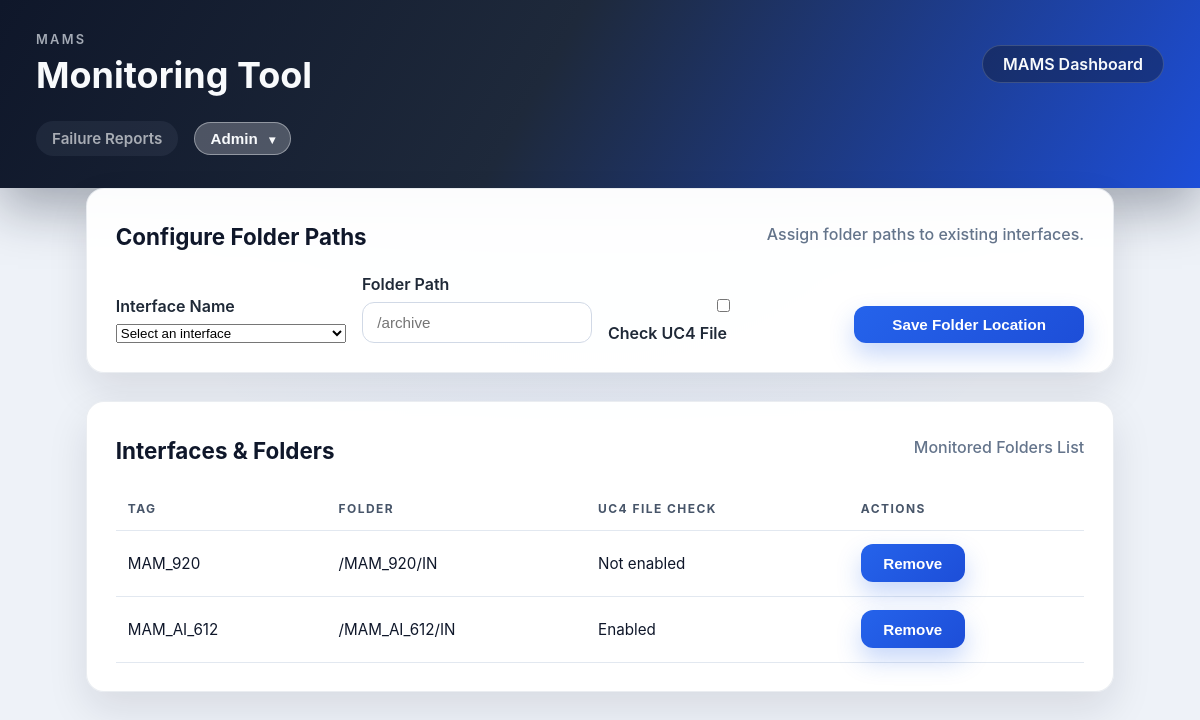
The app's page /folders with its own data.
### tables this page shows
CREATE TABLE "processes" (
	"id"	INTEGER,
	"tag_name"	TEXT NOT NULL UNIQUE,
	"folder_path"	TEXT NOT NULL,
	"created_at"	TEXT NOT NULL DEFAULT (datetime('now')),
	"check_uc4_file"	INTEGER NOT NULL,
	PRIMARY KEY("id" AUTOINCREMENT)
);

### monitoring_tool/app.py (the view, shortened to what this page needs)
    @app.route("/folders", methods=["GET", "POST"])
    def folders():
        tags = process_service.list_tags()
        folders = process_service.list_folder_configs()
        return render_template("folders.html", tags=tags, folders=folders)

### monitoring_tool/db.py (called while the page is built)
def get_connection() -> sqlite3.Connection:
    connection = sqlite3.connect(DB_PATH)
    connection.row_factory = sqlite3.Row
    return connection

def query_all(query: str, params: Iterable | None = None) -> list[sqlite3.Row]:
    with get_connection() as connection:
        cursor = connection.execute(query, params or [])
        return cursor.fetchall()

### monitoring_tool/services/process_service.py (called while the page is built)
def list_tags() -> list[str]:
    rows = db.query_all("SELECT tag_name FROM processes ORDER BY tag_name")
    return [row["tag_name"] for row in rows]

def list_folder_configs() -> list[dict]:
    rows = db.query_all(
        "SELECT tag_name, folder_path, check_uc4_file FROM processes WHERE folder_path != '' ORDER BY tag_name"
    )
    return [dict(row) for row in rows]

### monitoring_tool/templates/folders.html (shortened to what this page needs)
{% extends "base.html" %}
{% block content %}
<section class="panel">
  <div class="panel-header">
    <div>
      <h2>Configure Folder Paths</h2>
    </div>
    <span class="helper-text">Assign folder paths to existing interfaces.</span>
  </div>
  <form method="post" class="form-grid">
    <label>
      Interface Name
      <select name="tag_name" required>
        <option value="" disabled selected>Select an interface</option>
      </select>
    </label>
    <label>
      Folder Path
      <input type="text" name="folder_path" placeholder="/archive" required>
    </label>
    <label class="checkbox-field">
      <input type="checkbox" name="check_uc4_file">
      Check UC4 File
    </label>
    <button type="submit" class="button primary">Save Folder Location</button>
  </form>
</section>
<section class="panel">
  <div class="panel-header">
    <div>
      <h2>Interfaces & Folders</h2>
    </div>
    <span class="helper-text">Monitored Folders List</span>
  </div>
  <table>
    <thead>
      <tr>
        <th>Tag</th>
        <th>Folder</th>
        <th>UC4 File Check</th>
        <th>Actions</th>
      </tr>
    </thead>
    <tbody>
      {% for folder in folders %}
        <tr>
          <td>{{ folder.tag_name }}</td>
          <td>{{ folder.folder_path }}</td>
          <td>{{ "Enabled" if folder.check_uc4_file else "Not enabled" }}</td>
          <td>
            <form method="post" action="{{ url_for('delete_folder') }}">
              <button type="submit" class="button ghost">Remove</button>
            </form>
          </td>
        </tr>
      {% else %}
        <tr>
          <td colspan="4">No folders configured.</td>
        </tr>
      {% endfor %}
    </tbody>
  </table>
</section>
{% endblock %}

### monitoring_tool/static/styles.css (style rules this page uses)
:root { color-scheme: light; font-family: "Inter", "Segoe UI", system-ui, sans-serif; background: #eef2f8; color: #0f172a; }
* { box-sizing: border-box; }
body { margin: 0; min-height: 100vh; background: radial-gradient(circle at top, rgba(37, 99, 235, 0.08), transparent 55%), #eef2f8; }
.panel { background: rgba(255, 255, 255, 0.96); border-radius: 18px; padding: 1.8rem; box-shadow: 0 18px 40px rgba(15, 23, 42, 0.1); border: 1px solid rgba(148, 163, 184, 0.2); backdrop-filter: blur(6px); }
.panel-header { display: flex; flex-wrap: wrap; justify-content: space-between; align-items: center; gap: 1rem; margin-bottom: 1.5rem; }
.panel-header h2 { margin: 0; font-size: 1.4rem; }
.helper-text { color: #64748b; font-weight: 500; }
.form-grid { display: grid; gap: 1rem; grid-template-columns: repeat(auto-fit, minmax(220px, 1fr)); align-items: end; }
.form-grid label { display: flex; flex-direction: column; gap: 0.5rem; font-weight: 600; color: #1f2937; }
input { padding: 0.7rem 0.9rem; border-radius: 12px; border: 1px solid #d1d9e6; font-size: 0.95rem; transition: border 0.2s ease, box-shadow 0.2s ease; }
.button, button { padding: 0.65rem 1.4rem; border-radius: 12px; border: none; font-weight: 600; cursor: pointer; font-size: 0.95rem; transition: transform 0.2s ease, box-shadow 0.2s ease; }
.button.primary, button.primary, button { background: linear-gradient(135deg, #2563eb, #1d4ed8); color: #ffffff; box-shadow: 0 12px 25px rgba(37, 99, 235, 0.25); }
table { width: 100%; border-collapse: collapse; font-size: 0.95rem; }
th, td { text-align: left; padding: 0.85rem 0.75rem; border-bottom: 1px solid #e2e8f0; }
th { color: #475569; text-transform: uppercase; font-size: 0.75rem; letter-spacing: 0.12em; }

### records on screen
processes: tag_name "MAM_920", folder_path "/MAM_920/IN", check_uc4_file "Not enabled"
processes: tag_name "MAM_AI_612", folder_path "/MAM_AI_612/IN", check_uc4_file "Enabled"
